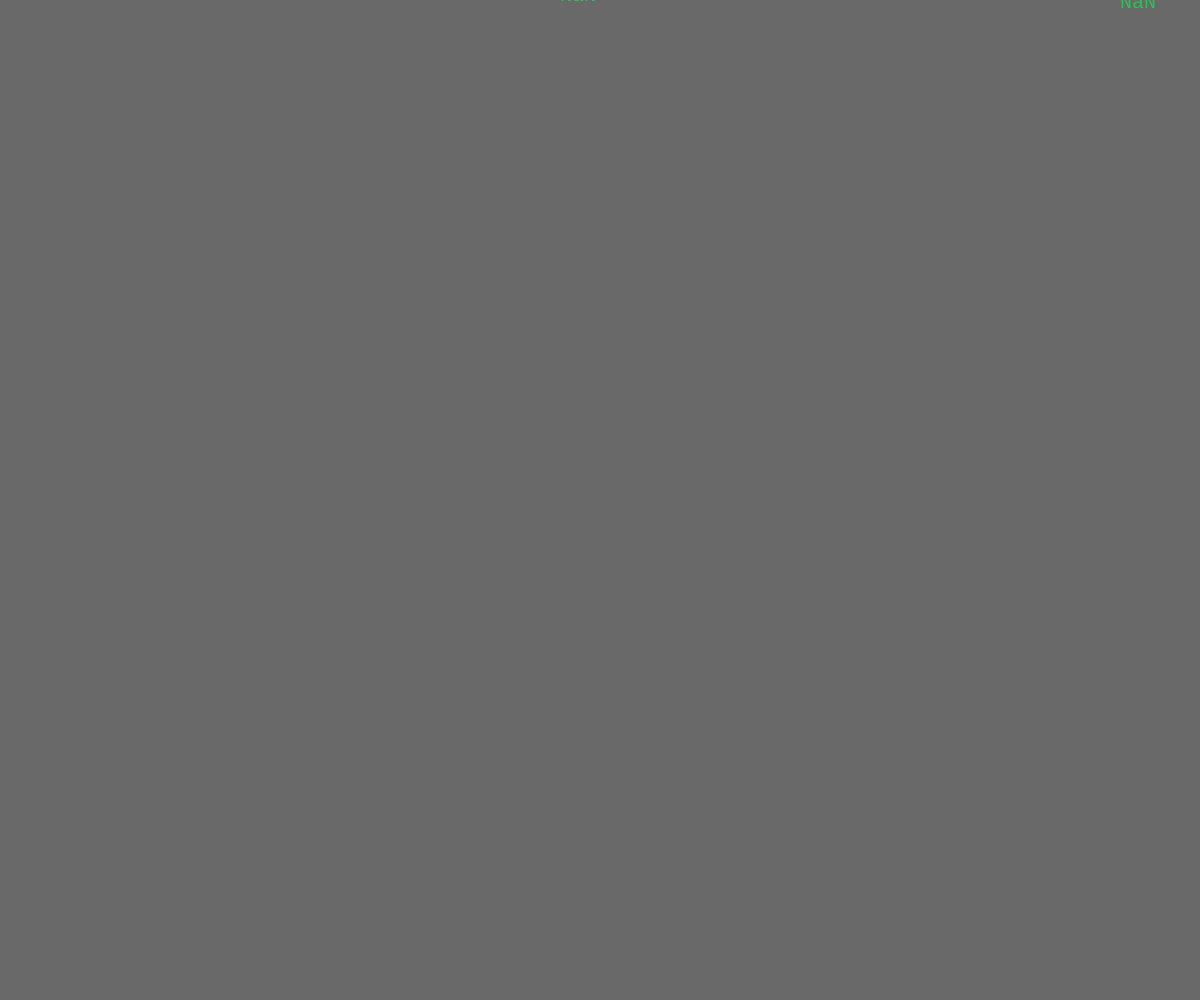
Frame 1 (no input)
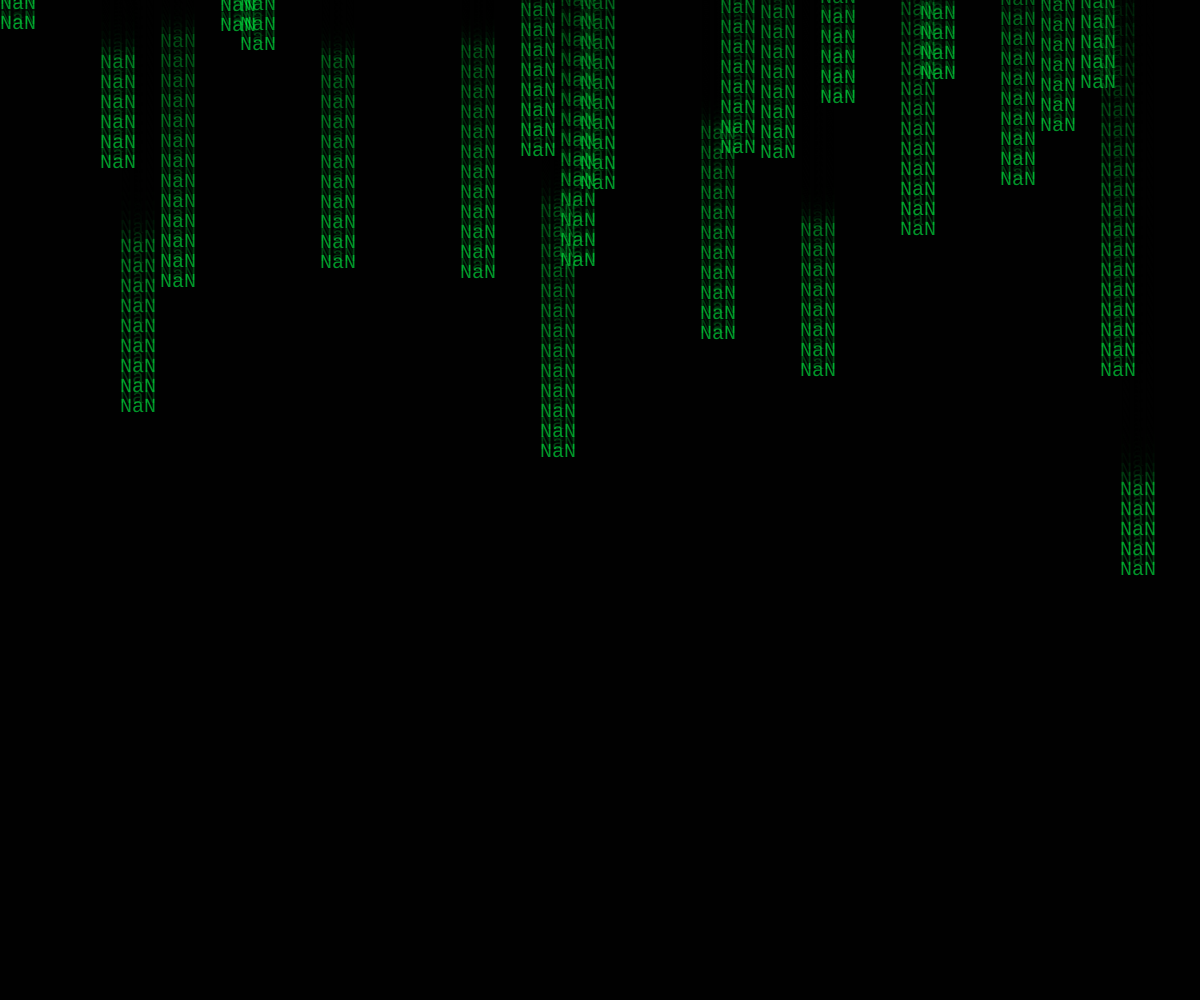
Frame 60 (no input)
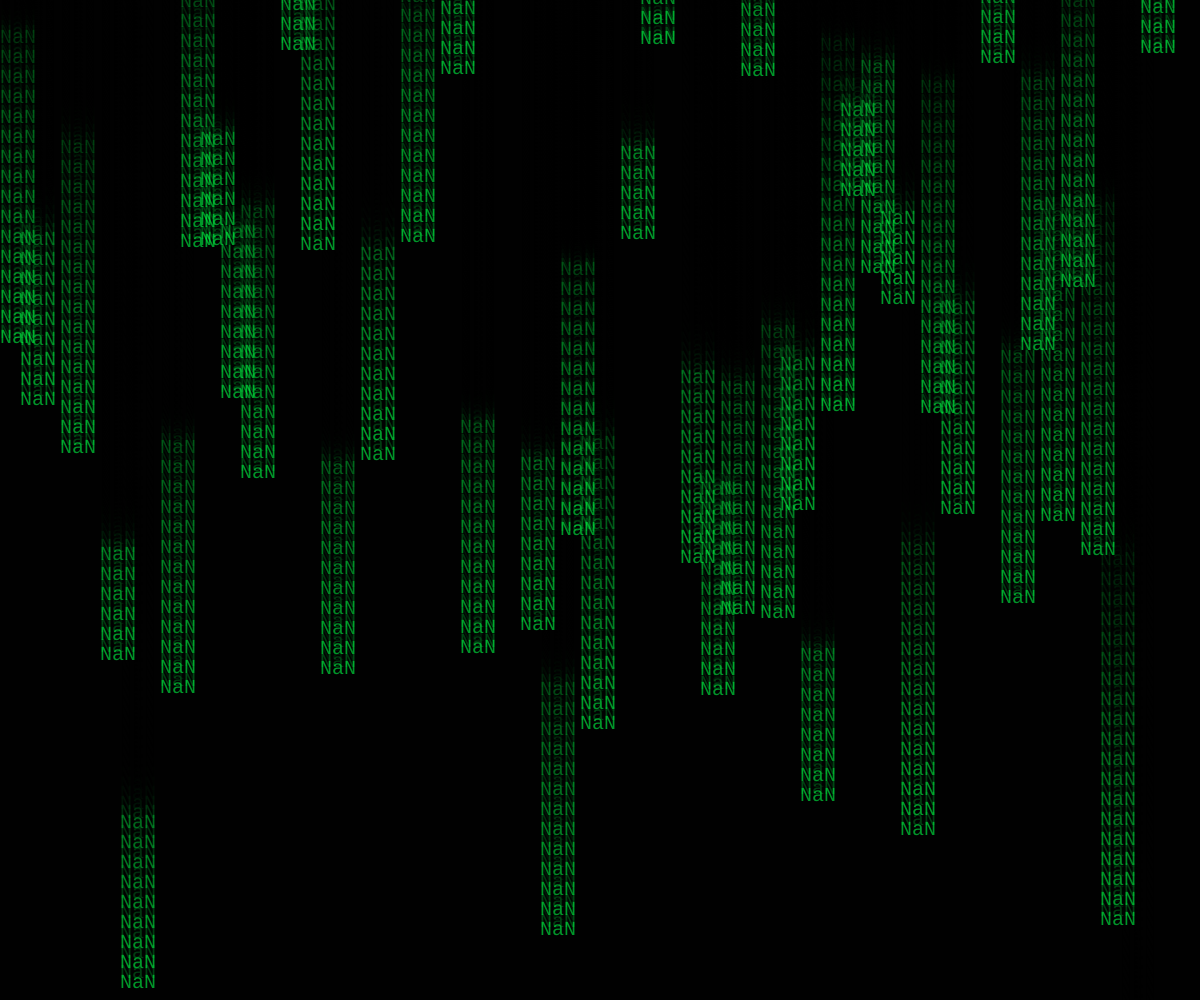
Frame 120 (the mouse pressed at the canvas centre since frame 60)

The p5.js sketch that drew these frames (run headless with seeded random() and noise() and a simulated clock; from frame 60 on, the mouse is pressed at the canvas centre):

// p5.js sketch
// ── sketch.js
let streams = [];
let symbols = "アァカサタナハマヤャラワ0123456789ABCDEFGHIJKLMNOPQRSTUVWXYZ";

function setup() {
  createCanvas(windowWidth, windowHeight);
  textFont("monospace");
  textSize(20);

  // columnas Matrix cada 20px
  for (let x = 0; x < width; x += 20) {
    streams.push(new Stream(x));
  }
}

function draw() {
  background(0, 150); // negro con transparencia

  for (let s of streams) {
    s.update();
    s.render();
  }
}

class Stream {
  constructor(x) {
    this.x = x;
    this.y = random(-1000, 0); // nacen arriba, fuera de pantalla
    this.speed = random(4, 10);
    this.length = int(random(5, 20));
  }

  update() {
    this.y += this.speed;
    if (this.y > height + 200) {
      this.y = random(-500, 0); // reinicia arriba
    }
  }

  render() {
    for (let i = 0; i < this.length; i++) {
      let char = random(symbols);
      fill(0, 255, 70, 150 - i * 7);
      text(char, this.x, this.y - i * 20);
    }
  }
}

// ── style.css
html, body {
  margin: 0;
  padding: 0;
  height: 100%;
  width: 100%;
  background-color: #000;
}

canvas {
  display: block;
  margin: 0;
}
